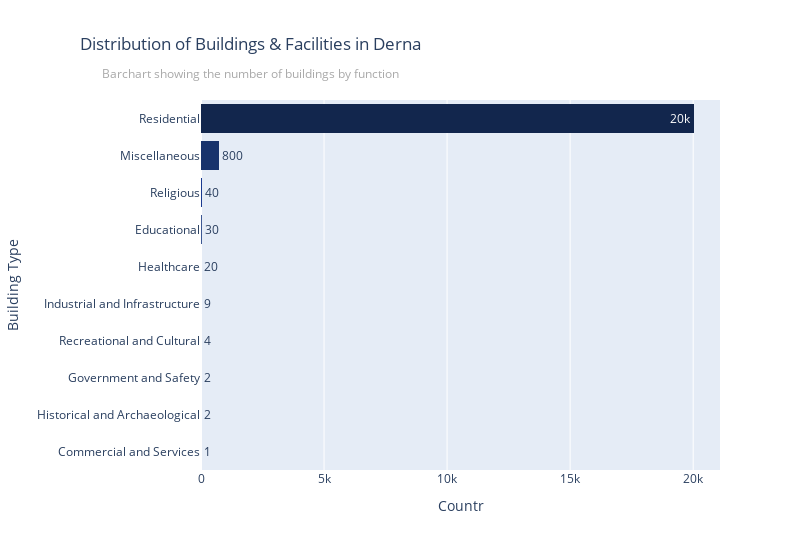

Write notebook code for a chart like this one.
### Code cell
fig = px.histogram(data_frame=df_plot.sort_values(by="id", ascending=False),
                   y="building_group",
                   x="id",
                   labels={"building_typel": "Building Type"},
                   title=f'Distribution of Buildings & Facilities in Derna',
                   barmode="stack",
                   text_auto=True,
                   color="building_group",
                   orientation="h", 
                   color_discrete_sequence=color_palete)

fig.update_layout(width=800,
                  height=550,
                  font=dict(size=12),
                  showlegend=False,  # Hide the legend
                  title_x=0.1)  # Center the title

fig.update_layout(xaxis_title="Countr")
fig.update_layout(yaxis_title="Building Type")
fig.update_layout(yaxis={'nticks':20})

fig.update_traces(texttemplate='%{x:.1s}')  # Format text on bars
fig.update_xaxes(ticksuffix='', tickformat="~s")  # Use ~s for thousands and millions formatting

# Add subtitle as an annotation
fig.add_annotation(
    text="Barchart showing the number of buildings by function",
    xref="paper", yref="paper",
    x=0.385, y=1.1,  # Position relative to the main title
    showarrow=False,
    font=dict(size=12, color="darkgrey"),  # Smaller font and light dark grey color
    xanchor='right'
)

fig.show()

### Figure 1 — Plotly figure (JSON) as saved in the notebook; plotly's stock layout.template omitted (floating-point values rounded to 4 significant figures)
{"data": [{"alignmentgroup": "True", "bingroup": "y", "histfunc": "sum", "hovertemplate": "building_group=%{y}<br>sum of id=%{x}<extra></extra>", "legendgroup": "Residential", "marker": {"color": "#12264d", "pattern": {"shape": ""}}, "name": "Residential", "offsetgroup": "Residential", "orientation": "h", "showlegend": true, "texttemplate": "%{x:.1s}", "type": "histogram", "x": [20035], "xaxis": "x", "y": ["Residential"], "yaxis": "y"}, {"alignmentgroup": "True", "bingroup": "y", "histfunc": "sum", "hovertemplate": "building_group=%{y}<br>sum of id=%{x}<extra></extra>", "legendgroup": "Miscellaneous", "marker": {"color": "#18336c", "pattern": {"shape": ""}}, "name": "Miscellaneous", "offsetgroup": "Miscellaneous", "orientation": "h", "showlegend": true, "texttemplate": "%{x:.1s}", "type": "histogram", "x": [750], "xaxis": "x", "y": ["Miscellaneous"], "yaxis": "y"}, {"alignmentgroup": "True", "bingroup": "y", "histfunc": "sum", "hovertemplate": "building_group=%{y}<br>sum of id=%{x}<extra></extra>", "legendgroup": "Religious", "marker": {"color": "#1a3a90", "pattern": {"shape": ""}}, "name": "Religious", "offsetgroup": "Religious", "orientation": "h", "showlegend": true, "texttemplate": "%{x:.1s}", "type": "histogram", "x": [41], "xaxis": "x", "y": ["Religious"], "yaxis": "y"}, {"alignmentgroup": "True", "bingroup": "y", "histfunc": "sum", "hovertemplate": "building_group=%{y}<br>sum of id=%{x}<extra></extra>", "legendgroup": "Educational", "marker": {"color": "#3d5893", "pattern": {"shape": ""}}, "name": "Educational", "offsetgroup": "Educational", "orientation": "h", "showlegend": true, "texttemplate": "%{x:.1s}", "type": "histogram", "x": [32], "xaxis": "x", "y": ["Educational"], "yaxis": "y"}, {"alignmentgroup": "True", "bingroup": "y", "histfunc": "sum", "hovertemplate": "building_group=%{y}<br>sum of id=%{x}<extra></extra>", "legendgroup": "Healthcare", "marker": {"color": "#2c77d8", "pattern": {"shape": ""}}, "name": "Healthcare", "offsetgroup": "Healthcare", "orientation": "h", "showlegend": true, "texttemplate": "%{x:.1s}", "type": "histogram", "x": [18], "xaxis": "x", "y": ["Healthcare"], "yaxis": "y"}, {"alignmentgroup": "True", "bingroup": "y", "histfunc": "sum", "hovertemplate": "building_group=%{y}<br>sum of id=%{x}<extra></extra>", "legendgroup": "Industrial and Infrastructure", "marker": {"color": "#70bbff", "pattern": {"shape": ""}}, "name": "Industrial and Infrastructure", "offsetgroup": "Industrial and Infrastructure", "orientation": "h", "showlegend": true, "texttemplate": "%{x:.1s}", "type": "histogram", "x": [9], "xaxis": "x", "y": ["Industrial and Infrastructure"], "yaxis": "y"}, {"alignmentgroup": "True", "bingroup": "y", "histfunc": "sum", "hovertemplate": "building_group=%{y}<br>sum of id=%{x}<extra></extra>", "legendgroup": "Recreational and Cultural", "marker": {"color": "#166c6b", "pattern": {"shape": ""}}, "name": "Recreational and Cultural", "offsetgroup": "Recreational and Cultural", "orientation": "h", "showlegend": true, "texttemplate": "%{x:.1s}", "type": "histogram", "x": [4], "xaxis": "x", "y": ["Recreational and Cultural"], "yaxis": "y"}, {"alignmentgroup": "True", "bingroup": "y", "histfunc": "sum", "hovertemplate": "building_group=%{y}<br>sum of id=%{x}<extra></extra>", "legendgroup": "Government and Safety", "marker": {"color": "#05837c", "pattern": {"shape": ""}}, "name": "Government and Safety", "offsetgroup": "Government and Safety", "orientation": "h", "showlegend": true, "texttemplate": "%{x:.1s}", "type": "histogram", "x": [2], "xaxis": "x", "y": ["Government and Safety"], "yaxis": "y"}, {"alignmentgroup": "True", "bingroup": "y", "histfunc": "sum", "hovertemplate": "building_group=%{y}<br>sum of id=%{x}<extra></extra>", "legendgroup": "Historical and Archaeological", "marker": {"color": "#2c837d", "pattern": {"shape": ""}}, "name": "Historical and Archaeological", "offsetgroup": "Historical and Archaeological", "orientation": "h", "showlegend": true, "texttemplate": "%{x:.1s}", "type": "histogram", "x": [2], "xaxis": "x", "y": ["Historical and Archaeological"], "yaxis": "y"}, {"alignmentgroup": "True", "bingroup": "y", "histfunc": "sum", "hovertemplate": "building_group=%{y}<br>sum of id=%{x}<extra></extra>", "legendgroup": "Commercial and Services", "marker": {"color": "#38a59d", "pattern": {"shape": ""}}, "name": "Commercial and Services", "offsetgroup": "Commercial and Services", "orientation": "h", "showlegend": true, "texttemplate": "%{x:.1s}", "type": "histogram", "x": [1], "xaxis": "x", "y": ["Commercial and Services"], "yaxis": "y"}], "layout": {"annotations": [{"font": {"color": "darkgrey", "size": 12}, "showarrow": false, "text": "Barchart showing the number of buildings by function", "x": 0.385, "xanchor": "right", "xref": "paper", "y": 1.1, "yref": "paper"}], "barmode": "stack", "font": {"size": 12}, "height": 550, "legend": {"title": {"text": "building_group"}, "tracegroupgap": 0}, "showlegend": false, "title": {"text": "Distribution of Buildings & Facilities in Derna", "x": 0.1}, "width": 800, "xaxis": {"anchor": "y", "domain": [0, 1], "tickformat": "~s", "ticksuffix": "", "title": {"text": "Countr"}}, "yaxis": {"anchor": "x", "categoryarray": ["Commercial and Services", "Historical and Archaeological", "Government and Safety", "Recreational and Cultural", "Industrial and Infrastructure", "Healthcare", "Educational", "Religious", "Miscellaneous", "Residential"], "categoryorder": "array", "domain": [0, 1], "nticks": 20, "title": {"text": "Building Type"}}}}
